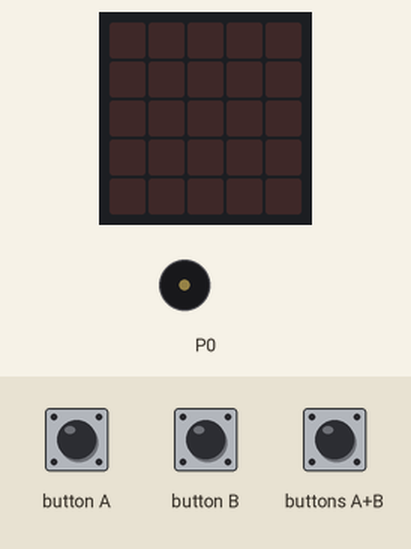
This program was run on a simulated BBC micro:bit (MakeCode). On the bench: the board's 5×5 LED display, buzzer (waves = sounding). Inputs (shaded band) come from the test bench. Random numbers come from a fixed seed.

Above: at 1.2 s.
1.3 s: buttons A+B pressed for 0.15 s
At 1.9 s:
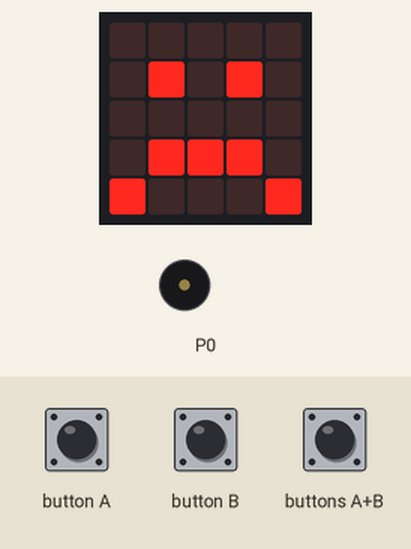
4.3 s: button A pressed for 0.15 s
At 5.6 s:
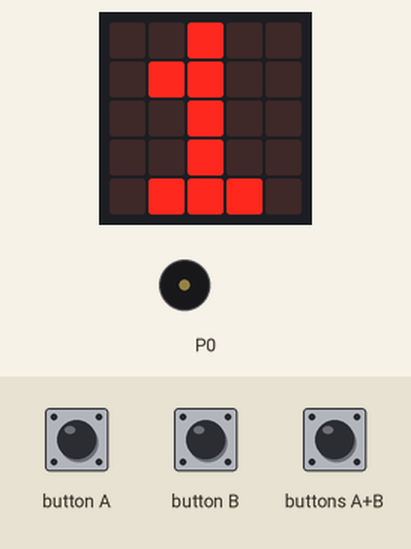
5.9 s: button A pressed for 0.15 s
At 7.0 s:
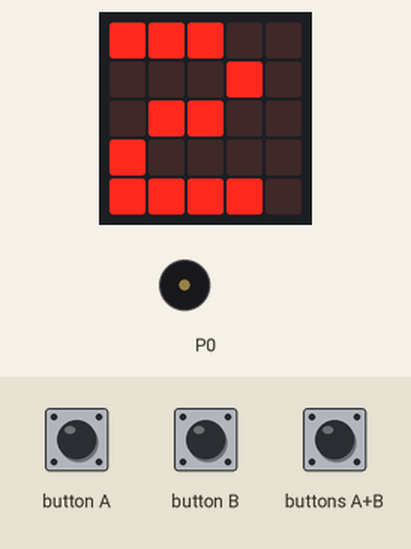
7.5 s: buttons A+B pressed for 1 s
At 9.32 s:
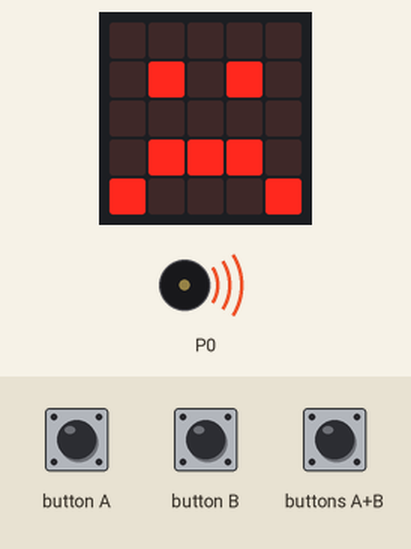
11.5 s: button B pressed for 0.15 s
At 12.5 s:
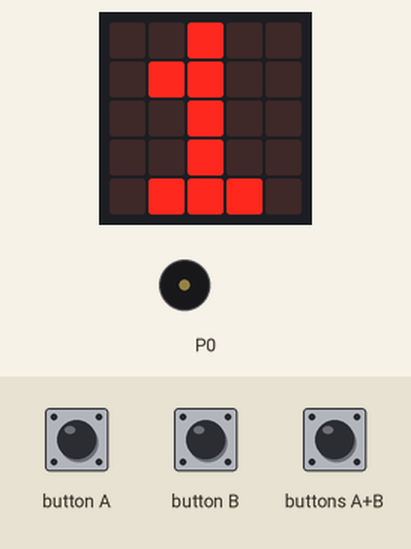
Timing chart, 0 to 14.1 s (numbered marks = the images above; inputs shaded):
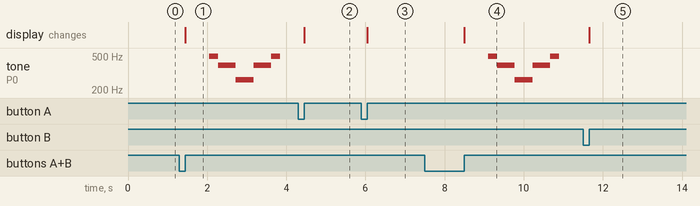

The program:

main.ts
```typescript
function getRandomLetter () {
    if (Math.randomBoolean()) {
        return String.fromCharCode(randint(65, 90))
    } else {
        return String.fromCharCode(randint(97, 122))
    }
}
input.onButtonPressed(Button.A, function () {
    letters += 1
    basic.showNumber(letters)
})
input.onGesture(Gesture.Shake, function () {
    letters = 0
    digits = 0
})
input.onButtonPressed(Button.AB, function () {
    if (isInpitValid(digits, letters)) {
        basic.showString("" + (getRandomLetter()))
    } else {
        basic.showIcon(IconNames.Sad)
        music.playMelody("B G G C C G G B ", 270)
    }
})
input.onButtonPressed(Button.B, function () {
    digits += 1
    basic.showNumber(digits)
})
function isInpitValid (numberOfDigits: number, numberOfLetters: number) {
    isVaild = true
    if (numberOfDigits < 2 || numberOfLetters < 4 || numberOfDigits + numberOfLetters < 0) {
        isVaild = false
    }
    return isVaild
}
let isVaild = false
let digits = 0
let letters = 0
letters = 0
digits = 0
```

test.ts
```typescript
// tests gaan hier; deze zal niet worden gecompileerd wanneer dit pakket wordt gebruikt als extensie.
```

Measured:
- after the input at 1.3 s, tone on P0: plays 494 Hz for 0.23 s, 392 Hz for 0.45 s, 262 Hz for 0.45 s, 392 Hz for 0.45 s, 494 Hz for 0.22 s, starting after 0.75 s; the display: changes after 0.15 s (image 1)
- after the input at 4.3 s, the display: changes after 0.15 s (image 2)
- after the input at 5.9 s, the display: changes after 0.15 s (image 3)
- after the input at 7.5 s, tone on P0: plays 494 Hz for 0.23 s, 392 Hz for 0.45 s, 262 Hz for 0.45 s, 392 Hz for 0.45 s, 494 Hz for 0.22 s, starting after 1.6 s; the display: changes after 1.0 s (image 4)
- after the input at 11.5 s, the display: changes after 0.15 s (image 5)
